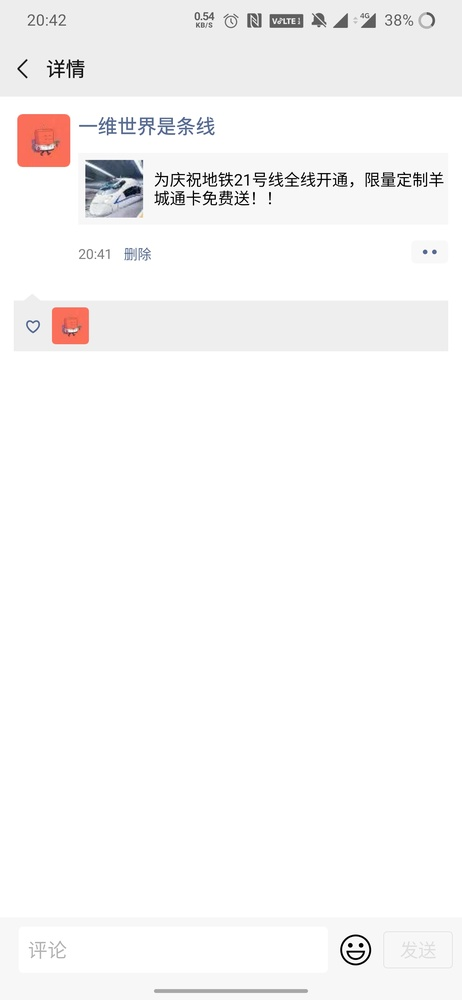
#> input picture pictures/1.jpg, 462 x 1000 px, shrunk from 1440 x 3120 before the run
$ python picture.py
#> lines starting #> are read from the running program, lines starting #| are printed output that depends on the picture; after the words box and inside, x2 and y2 are one past the last pixel; in counts of white or black regions, pixels touching at a corner belong together
#微信集赞
import cv2
import numpy as np
import pytesseract

image = cv2.imread('1.jpg', 1)
#> image is the input picture: shape (1000, 462, 3); mean B, G, R 247.4, 247.4, 248.5
#灰度图片
gray = cv2.cvtColor(image, cv2.COLOR_BGR2GRAY)
#二值化
binary = cv2.adaptiveThreshold(~gray, 255, cv2.ADAPTIVE_THRESH_GAUSSIAN_C, cv2.THRESH_BINARY, 35, -5)
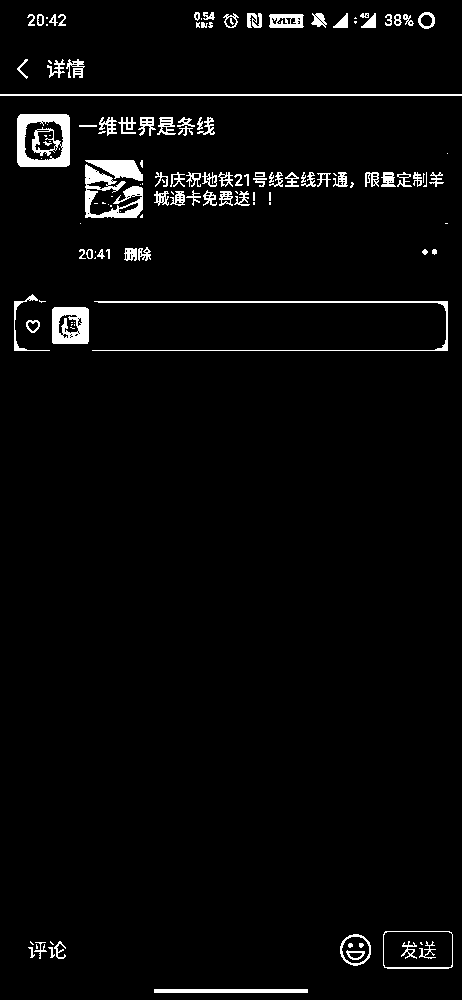
#> binary: shape (1000, 462); 3.3% white; 139 white regions (52 under 20 px), largest, box (x1, y1, x2, y2) and area: (17, 114, 70, 167) 1782, (85, 164, 143, 218) 1303, (92, 301, 448, 351) 1214
#ret,binary = cv2.threshold(~gray, 127, 255, cv2.THRESH_BINARY)

rows,cols=binary.shape
#> rows = 1000; cols = 462
scale = 40
#识别横线
kernel  = cv2.getStructuringElement(cv2.MORPH_RECT,(cols//scale,1))
eroded = cv2.erode(binary,kernel,iterations = 1)
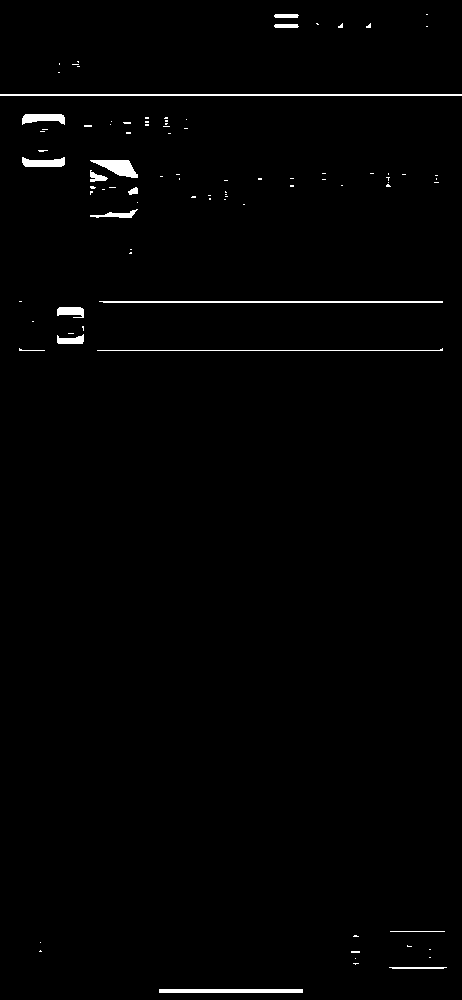
#> eroded: shape (1000, 462); 1.1% white; 92 white regions (75 under 20 px), largest, box (x1, y1, x2, y2) and area: (0, 94, 462, 96) 924, (99, 301, 443, 303) 684, (159, 989, 303, 993) 576
#cv2.imshow("Eroded Image",eroded)
dilatedcol = cv2.dilate(eroded,kernel,iterations = 1)
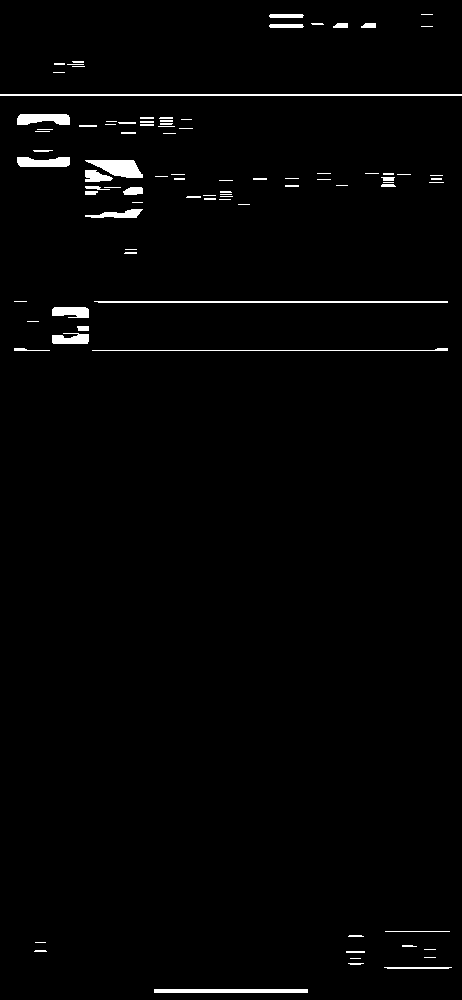
#> dilatedcol: shape (1000, 462); 1.7% white; 90 white regions (39 under 20 px), largest, box (x1, y1, x2, y2) and area: (0, 94, 462, 96) 924, (94, 301, 448, 303) 704, (85, 160, 143, 178) 654


#识别竖线
scale = 20
kernel = cv2.getStructuringElement(cv2.MORPH_RECT,(1,rows//scale))
#> kernel = 50 values from 1 to 1
eroded = cv2.erode(binary,kernel,iterations = 1)
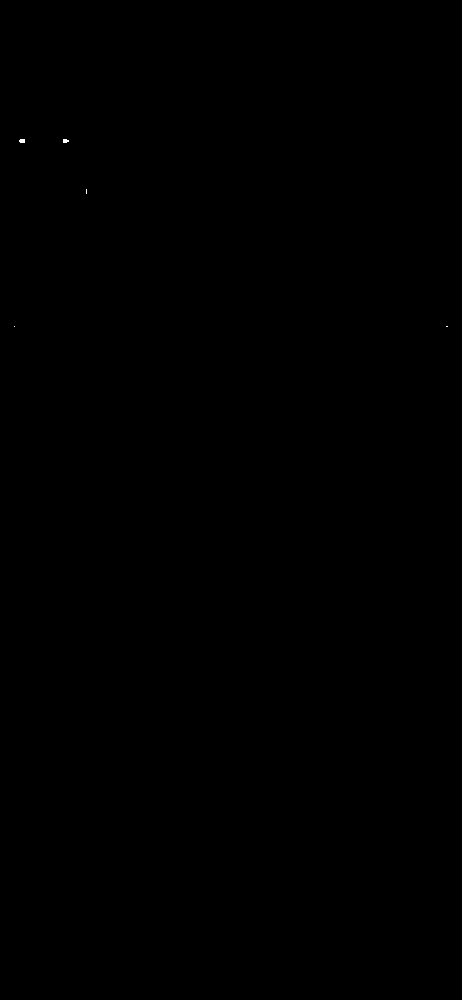
#> eroded: shape (1000, 462); 0.01% white; 5 white regions (3 under 20 px), largest, box (x1, y1, x2, y2) and area: (19, 139, 25, 143) 22, (63, 139, 69, 143) 20
dilatedrow = cv2.dilate(eroded,kernel,iterations = 1)
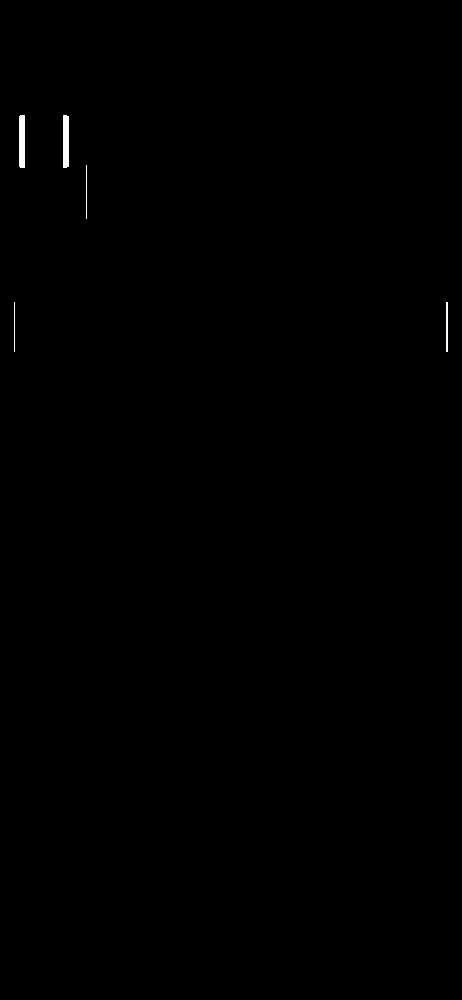
#> dilatedrow: shape (1000, 462); 0.18% white; 5 white regions, box (x1, y1, x2, y2) and area: (19, 115, 25, 168) 316, (63, 115, 69, 168) 314, (446, 302, 448, 352) 100, (86, 165, 87, 219) 54, (14, 302, 15, 352) 50


#标识交点
bitwiseAnd = cv2.bitwise_and(dilatedcol,dilatedrow)
#> bitwiseAnd: shape (1000, 462); 0.06% white; 12 white regions (8 under 20 px), largest, box (x1, y1, x2, y2) and area: (19, 115, 25, 125) 59, (19, 157, 25, 167) 59, (63, 115, 69, 125) 58, (63, 157, 69, 167) 58

# cv2.imwrite("my.png",bitwiseAnd) #将二值像素点生成图片保存

#标识表格
merge = cv2.add(dilatedcol,dilatedrow)
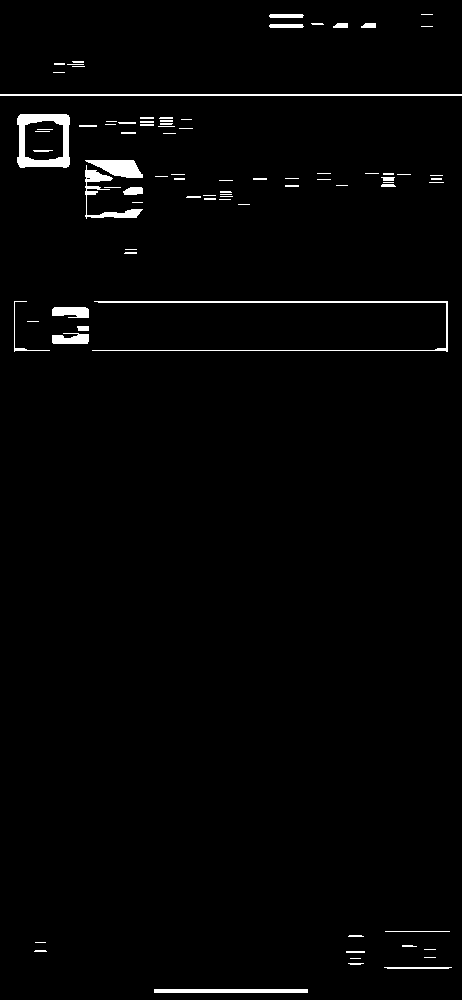
#> merge: shape (1000, 462); 1.8% white; 84 white regions (38 under 20 px), largest, box (x1, y1, x2, y2) and area: (17, 114, 70, 168) 1330, (92, 301, 448, 352) 1176, (0, 94, 462, 96) 924


#识别黑白图中的白色交叉点，将横纵坐标取出
ys,xs = np.where(bitwiseAnd>0)
#> ys = 265 values from 115 to 350; xs = 265 values, max 447 at index 255, min 14 at index 256, mean 58.36

mylisty=[] #纵坐标
mylistx=[] #横坐标

#通过排序，获取跳变的x和y的值，说明是交点，否则交点会有好多像素值值相近，我只取相近值的最后一点
#这个10的跳变不是固定的，根据不同的图片会有微调，基本上为单元格表格的高度（y坐标跳变）和长度（x坐标跳变）
i = 0
myxs=np.sort(xs)
#> myxs = 265 values from 14 to 447
for i in range(len(myxs)-1):
    if(myxs[i+1]-myxs[i]>10):
        mylistx.append(myxs[i])
    i=i+1
#> after the loop, mylistx = [24, 68, 86]
mylistx.append(myxs[i]) #要将最后一个点加入


i = 0
myys=np.sort(ys)
#> myys = 265 values from 115 to 350
#print(np.sort(ys))
for i in range(len(myys)-1):
    if(myys[i+1]-myys[i]>10):
        mylisty.append(myys[i])
    i=i+1
#> after the loop, mylisty = [124, 194, 216, 302]
mylisty.append(myys[i]) #要将最后一个点加入

print('mylisty',mylisty)
#| mylisty [124, 194, 216, 302, 350]
print('mylistx',mylistx)
#| mylistx [24, 68, 86, 447]


#循环y坐标，x坐标分割表格
for i in range(len(mylisty)-1):
    for j in range(len(mylistx)-1):
        #在分割时，第一个参数为y坐标，第二个参数为x坐标
        ROI = image[mylisty[i]+3:mylisty[i+1]-3,mylistx[j]:mylistx[j+1]-3] #减去3的原因是由于我缩小ROI范围
        cv2.imshow("分割后子图片展示：",ROI)
        cv2.waitKey(0)

        #special_char_list = '`~!@#$%^&*()-_=+[]{}|\\;:‘’，。《》/？ˇ'
        pytesseract.pytesseract.tesseract_cmd = 'E:/Tesseract-OCR/tesseract.exe'
#> (the run stopped early here; a loop or call above may not have finished)

$ run again, with pictures/2.jpg copied over pictures/1.jpg
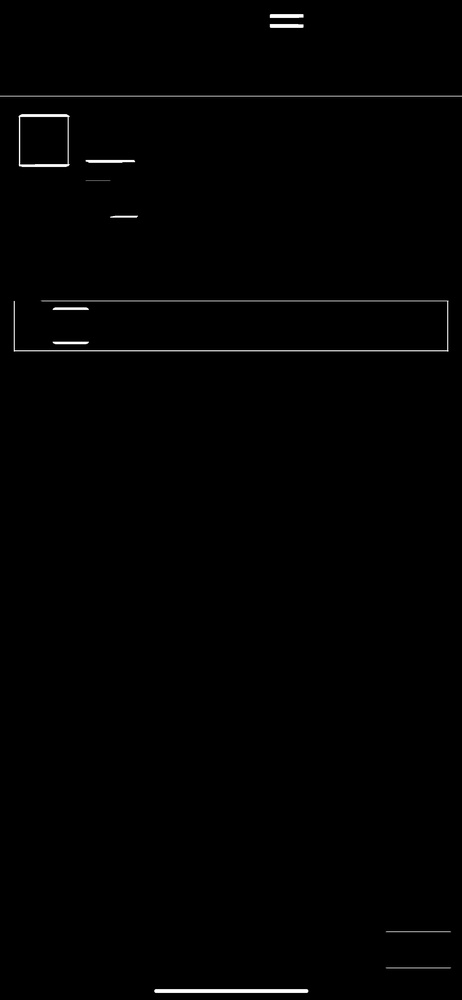
#> input picture pictures/2.jpg, 462 x 1000 px, shrunk from 1440 x 3120 before the run
#> image is the input picture: shape (1000, 462, 3); min 0, max 255, mean 1.6
#> `binary = cv2.adaptiveThreshold(~gray, 255, cv2.ADAPTIVE_THRESH_GAUSSIA..`:
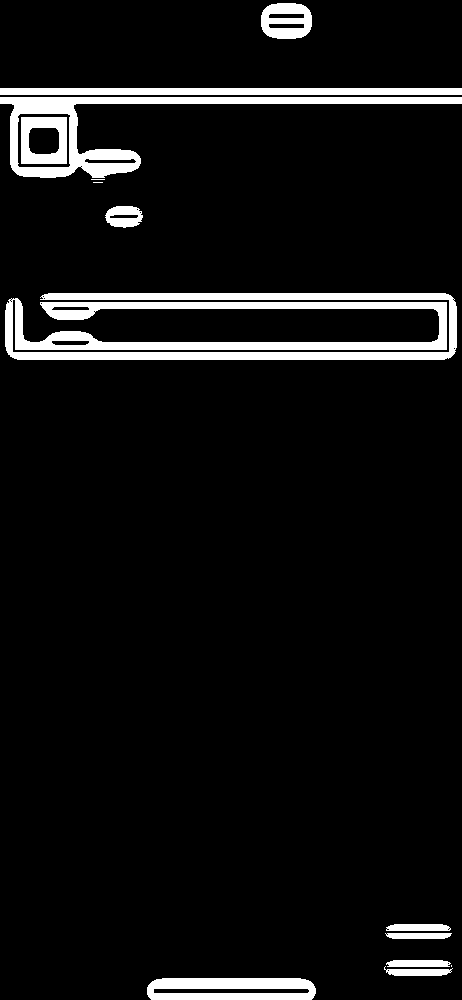
#> binary: shape (1000, 462); 7.1% white; 14 white regions (3 under 20 px), largest, box (x1, y1, x2, y2) and area: (5, 293, 457, 360) 14843, (0, 97, 462, 178) 6597, (0, 88, 462, 95) 3234
#> dilatedcol: shape (1000, 462); 6.5% white; 21 white regions (1 under 20 px), largest, box (x1, y1, x2, y2) and area: (0, 97, 462, 114) 3856, (15, 331, 447, 350) 3851, (7, 352, 455, 360) 3526
#> dilatedrow: shape (1000, 462); 0.4% white; 5 white regions, box (x1, y1, x2, y2) and area: (70, 98, 77, 176) 485, (11, 98, 18, 176) 482, (7, 300, 13, 359) 329, (449, 296, 454, 359) 301, (15, 299, 20, 351) 257
#> bitwiseAnd: shape (1000, 462); 0.09% white; 8 white regions (1 under 20 px), largest, box (x1, y1, x2, y2) and area: (70, 154, 77, 175) 128, (12, 98, 18, 114) 70, (70, 98, 76, 114) 70
#> merge: shape (1000, 462); 6.8% white; 19 white regions (1 under 20 px), largest, box (x1, y1, x2, y2) and area: (7, 293, 455, 360) 6949, (0, 97, 462, 178) 6475, (15, 299, 447, 351) 4058
#> ys = 412 values from 98 to 357; xs = 412 values, max 453 at index 375, min 7 at index 365, mean 81.72
#> myxs = 412 values from 7 to 453
#> after the loop `for i in range(len(myxs)-1):`: mylistx = [19, 76]
#> myys = 412 values from 98 to 357
#> after the loop `for i in range(len(myys)-1):`: mylisty = [113, 174, 299]
#| mylisty [113, 174, 299, 357]
#| mylistx [19, 76, 453]
